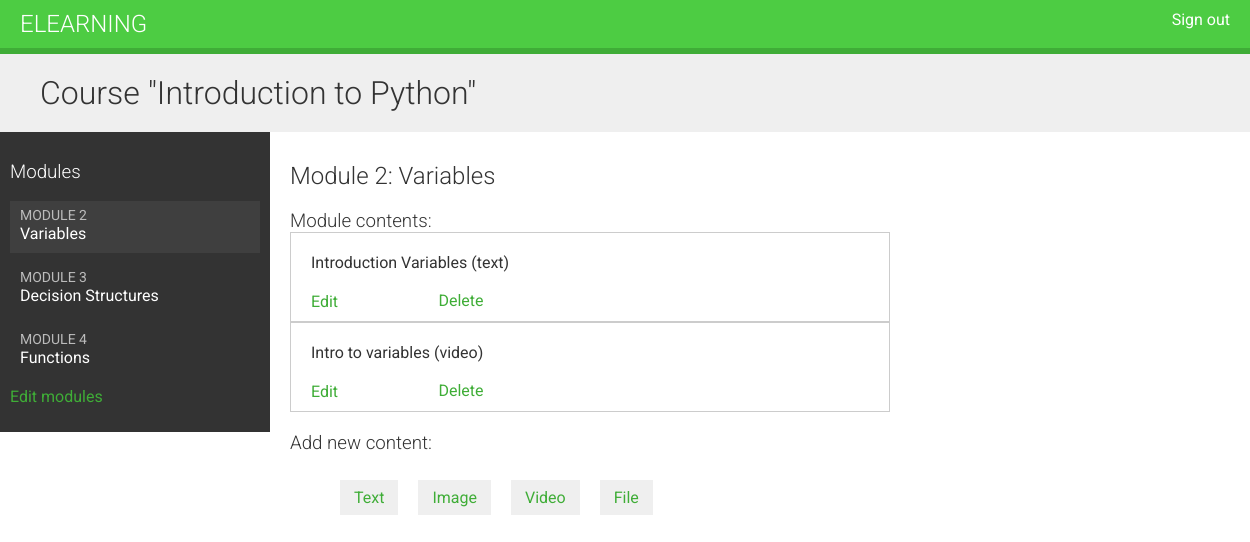
Page /course/module/4/ (signed in) on the earlier database version.
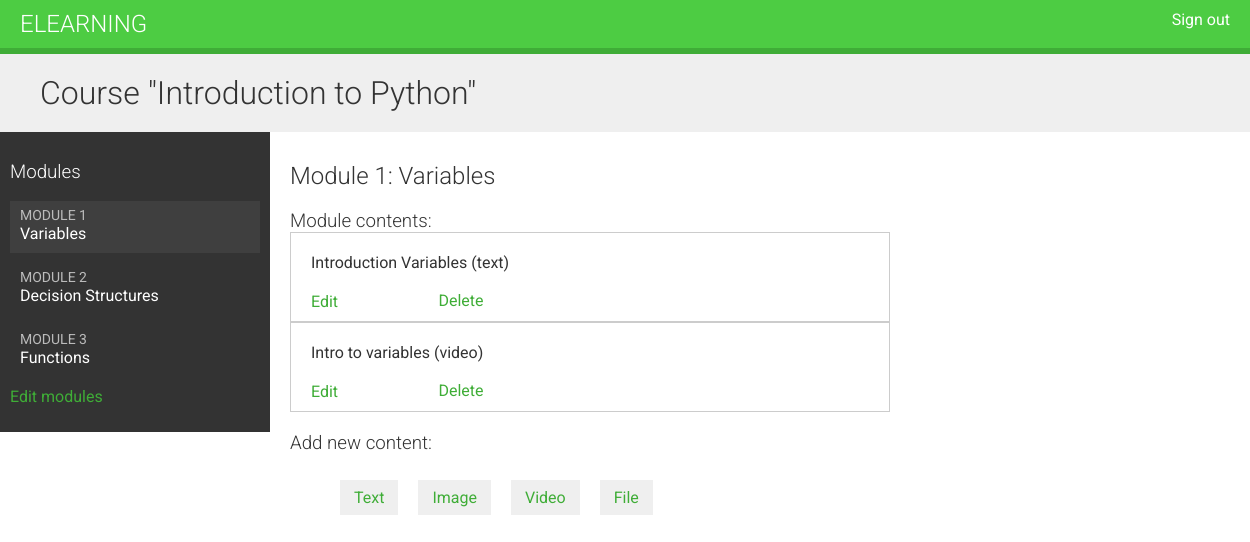
Same page on the later database version.
### courses/models.py (models this page shows, shortened)
class Module(models.Model):
    course = models.ForeignKey(Course, related_name='modules', on_delete=models.CASCADE)
    title = models.CharField(max_length=150)
    description = models.TextField(blank=True)
    order = OrderField(blank=True, for_fields=['course'])
    class Meta:
        ordering = ['order']

### courses/views.py (the view)
# urls.py: path('module/<int:module_id>/', ModuleContentListView.as_view(), name='module_content_list'),
class ModuleContentListView(TemplateResponseMixin, View):
    template_name = 'courses/module_content_list.html'
    def get(self, request, module_id):
        module = get_object_or_404 (Module, id=module_id,
                                    course__instructor=request.user)
        return self.render_to_response({'module': module})

### courses/models.py (called while the page is built)
    def __str__(self):
        return self.title

### courses/templatetags/course.py (called while the page is built)
@register.filter
def model_name(obj):
    try:
        return obj._meta.model_name
    except AttributeError:
        return None

### templates/courses/module_content_list.html (shortened to what this page needs)
{% extends "_base.html" %}
{% load course %}
{% block content %}
  {% with course=module.course %}
    <h1>Course "{{ course.title }}"</h1>
    <div class="contents">
      <h3>Modules</h3>
      <ul id="modules">
        {% for mod in course.modules.all %}
          <li data-id="{{ mod.id }}" {% if mod == module %}
           class="selected"{% endif %}>
            <a href="{% url 'module_content_list' mod.id %}">
              <span>
                Module <span class="order">{{ mod.order|add:1}}</span>
              </span>
              <br>
              {{ mod.title }}
            </a>
          </li>
        {% empty %}
          <li>No modules yet.</li>
        {% endfor %}
      </ul>
      <p><a href="{% url 'course_module_update' course.id %}">
      Edit modules</a></p>
    </div>
    <div class="module">
      <h2>Module {{ module.order|add:1 }}: {{ module.title }}</h2>
      <h3>Module contents:</h3>
      <div id="module-contents">
        {% for item in module.contents.all %}
          <div data-id="{{ item.id }}">
            {% with content=item.content %}
              <p>{{ content }} ({{ content|model_name }})</p>
              <a href="{% url 'module_content_update' module.id content|model_name content.id %}">Edit</a>
              <form action="{% url 'module_content_delete' item.id %}" method="post">
                <input type="submit" value="Delete">
              </form>
            {% endwith %}
          </div>
        {% empty %}
          <p>This module has no contents yet.</p>
        {% endfor %}
      </div>
      <h3>Add new content:</h3>
      <ul class="content-types">
        <li><a href="{% url 'module_content_create' module.id 'text' %}">Text</a></li>
        <li><a href="{% url 'module_content_create' module.id 'image' %}">Image</a></li>
        <li><a href="{% url 'module_content_create' module.id  'video' %}">Video</a></li>
        <li><a href="{% url 'module_content_create' module.id 'file' %}">File</a></li>
      </ul>
    </div>
  {% endwith %}
{% endblock %}

Differences in the rows shown:
changed Module "Variables": order|add "2" → "1"
changed Module "Decision Structures": order|add "3" → "2"
changed Module "Functions": order|add "4" → "3"
